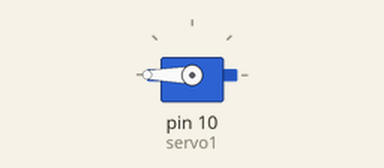
This sketch was run on a simulated Arduino Uno, built with avr-gcc and run on an emulated ATmega328P. On the bench: servo.

Above: at 0.05 s.
Timing chart, 0 to 3.0 s (numbered marks = the images above):
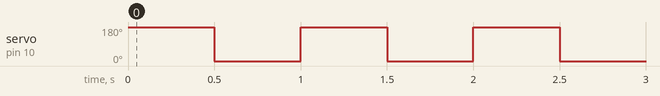

The sketch:

servo.ino
```cpp
/*
Arduino Servo Test sketch
 */
#include <Servo.h>

Servo servo1; // Define our Servo

const int servo1Low = 0;
const int servo1High = 180;

void setup()
{
  Serial.begin(9600);
  servo1.attach(10);
}

void loop()
{
  servo1.write(servo1High);
  delay(500);
  servo1.write(servo1Low);
  delay(500);
}
```

Measured:
- by itself, servo on pin 10 (servo1): alternates 180° for 0.50 s and 0° for 0.50 s
